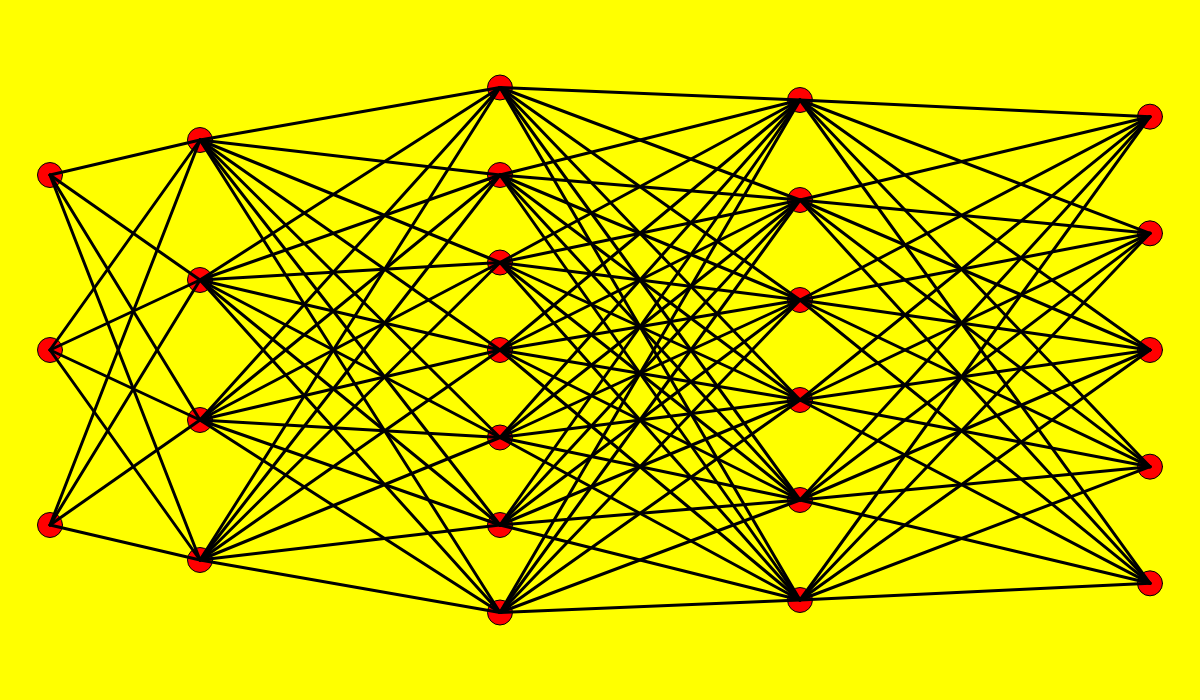
Frame 1 (no input)
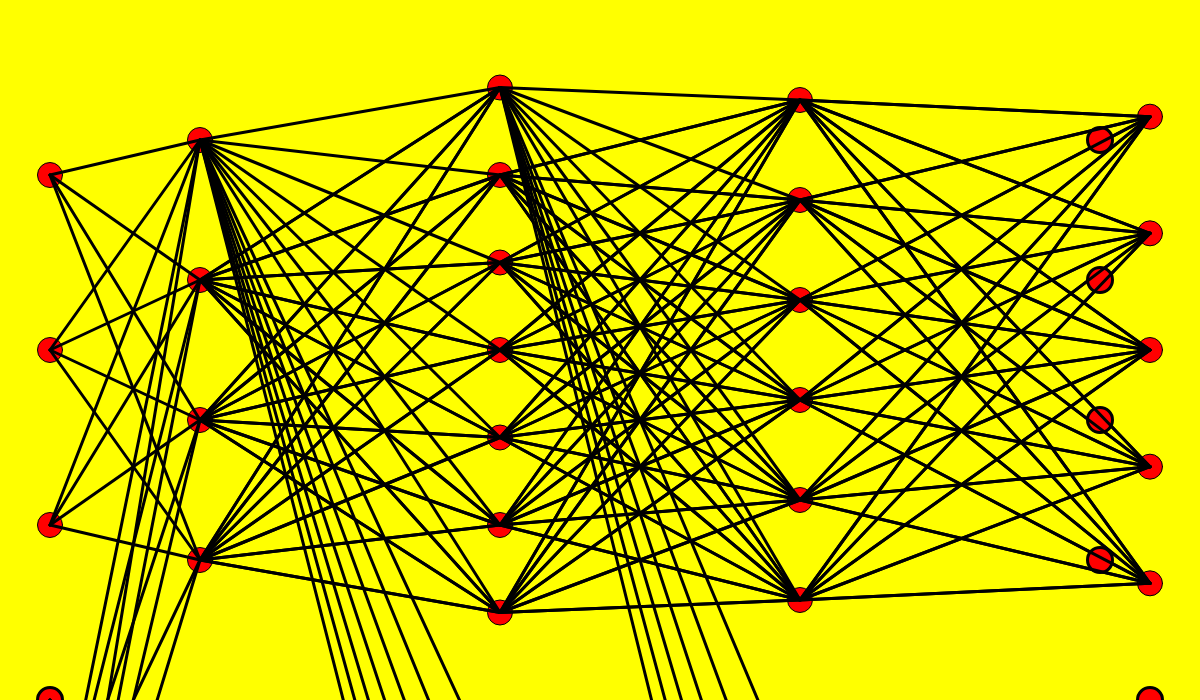
Frame 2 (the mouse pressed at the canvas centre, redrawn once)

The p5.js sketch that drew these frames (run headless with seeded random() and noise() and a simulated clock; the mouse was pressed at the canvas centre and the sketch redrawn once):

// p5.js sketch
// ── sketch.js
var Num_of_nodes_in_input_layer=3;
var Num_of_nodes_in_output_layer=5;

var Num_of_hidden_layers=[4,7,6];

var input_layer_x=50;
var input_layer_y=0;
var input_layer_align=700/4;
var line_input_x=50;
var line_input_y=input_layer_align;

var output_layer_x=1200-50;
var output_layer_y=0;
var output_layer_align=700/6;
var line_output_x=1150;
var line_output_y=0;

var hidden_layer_x=200;
var hidden_layer_y=0;
var x=1;
var hidden_layer_align=700;
var hidden_layer_1_x=200;
var hidden_layer_1_y=0;
var hidden_layer_1_align=700/(Num_of_hidden_layers[0]+1)
var hidden_layer_2_x=500;
var hidden_layer_2_y=0;
var hidden_layer_2_align=700/(Num_of_hidden_layers[1]+1)
var hidden_layer_3_x=800;
var hidden_layer_3_y=0;
var hidden_layer_3_align=700/(Num_of_hidden_layers[2]+1)

function setup() {
    createCanvas(1200,700);
     background(255,255,0)

}

function draw(){
   
    
   input_layer();
   hidden_layer();
   output_layer();

   //Lines for input layer to hidden layer 1
   for(let i=0;i<Num_of_nodes_in_input_layer;i++){
       for(let j=0;j<Num_of_hidden_layers[0];j++){
           stroke(0);
           strokeWeight(3);
           line(line_input_x,line_input_y, hidden_layer_1_x, hidden_layer_1_y+=hidden_layer_1_align)

       }
        line_input_y+=input_layer_align;
        hidden_layer_1_x=200;
        hidden_layer_1_y=0;
       
   }
   hidden_layer_1_x=200;
   hidden_layer_1_y=hidden_layer_1_align;
   //Lines for input layer to hidden layer 2
   for(let i=0;i<Num_of_hidden_layers[0];i++){
       for(let j=0;j<Num_of_hidden_layers[1];j++){
           stroke(0);
           strokeWeight(3);
           line(hidden_layer_1_x,hidden_layer_1_y,hidden_layer_2_x,hidden_layer_2_y+=hidden_layer_2_align)
       }
       hidden_layer_1_y+=hidden_layer_1_align;
       hidden_layer_2_x=500;
       hidden_layer_2_y=0;
   }
   hidden_layer_2_x=500;
   hidden_layer_2_y=hidden_layer_2_align;
   // hidden layer 2 to 3
   for(let i=0;i<Num_of_hidden_layers[1];i++){
       for(let j=0;j<Num_of_hidden_layers[2];j++){
           stroke(0);
           strokeWeight(3);
           line(hidden_layer_2_x,hidden_layer_2_y,hidden_layer_3_x,hidden_layer_3_y+=hidden_layer_3_align)
       }
       hidden_layer_2_y+=hidden_layer_2_align;
       hidden_layer_3_x=800;
       hidden_layer_3_y=0;
   }
   hidden_layer_3_x=800;
       hidden_layer_3_y=hidden_layer_3_align;

   //Line for hidden layer 2 to final layer;
   for(let i=0;i<Num_of_hidden_layers[2];i++){

       for(let j=0;j<Num_of_nodes_in_output_layer;j++){
           stroke(0);
           strokeWeight(3);
           line(hidden_layer_3_x,hidden_layer_3_y,line_output_x,line_output_y+=output_layer_align)
       }
       hidden_layer_3_y+=hidden_layer_3_align;
       hidden_layer_3_x=800;
       line_output_y=0;

   }

   
   noLoop();
}

function input_layer(){
     for(let i=1; i<=Num_of_nodes_in_input_layer;i++){
        fill(255,0,0);
        ellipse(input_layer_x,input_layer_y+=input_layer_align,25,25)
       // ellipseMode(CENTER)
    }
}

function output_layer(){
    for(let i=1;i<=Num_of_nodes_in_output_layer;i++){
        fill(255,0,0);
        ellipse(output_layer_x,output_layer_y+=output_layer_align,25,25)
    }
}

function hidden_layer(){
    for(let i=0;i<Num_of_hidden_layers.length;i++){
        x=Num_of_hidden_layers[i]+1;
        for(let j=0;j<Num_of_hidden_layers[i];j++){
        
            fill(255,0,0);
            ellipse(hidden_layer_x,hidden_layer_y+=hidden_layer_align/x,25,25);
        }
        
        hidden_layer_x+=300;
        hidden_layer_y=0;
    }
}
